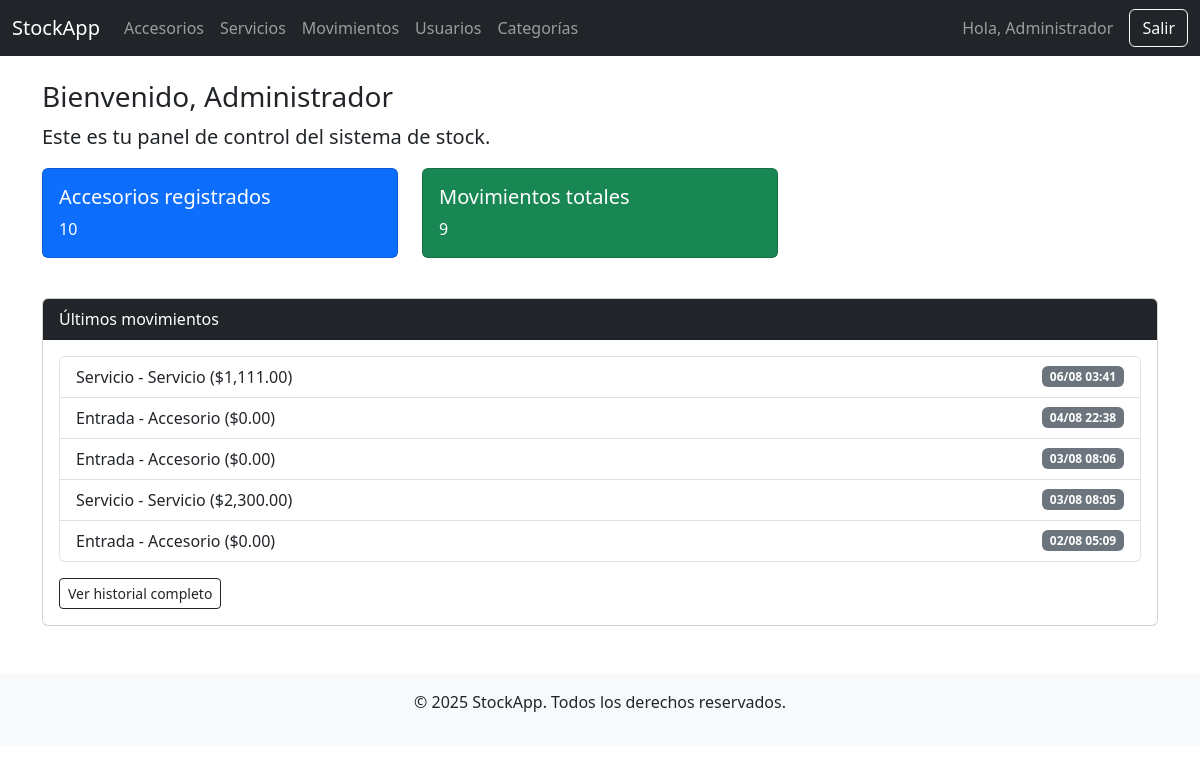
Page /dashboard.php (signed in) on the committed database.
### tables this page shows
CREATE TABLE `movimientos` (
  `id` int(11) NOT NULL,
  `usuario_id` int(11) DEFAULT NULL,
  `tipo` enum('entrada','salida','servicio') NOT NULL,
  `sector` enum('accesorio','servicio') NOT NULL,
  `item_id` int(11) NOT NULL,
  `cantidad` int(11) NOT NULL,
  `total` decimal(10,2) NOT NULL,
  `observacion` text DEFAULT NULL,
  `activo` tinyint(1) DEFAULT 1,
  `creado_en` timestamp NOT NULL DEFAULT current_timestamp()
);

### dashboard.php (the view, shortened to what this page needs)
<?php
require_once 'config/database.php';
include 'includes/header.php';
include 'includes/navbar.php';
?>
<div class="container mt-4">
    <h3>Bienvenido, <?= $_SESSION['nombre']; ?></h3>
    <p class="lead">Este es tu panel de control del sistema de stock.</p>
    <div class="row">
        <div class="col-md-4">
            <div class="card text-bg-primary mb-3">
                <div class="card-body">
                    <h5 class="card-title">Accesorios registrados</h5>
                    <p class="card-text">
                        <?php
                        $stmt = $pdo->query("SELECT COUNT(*) FROM accesorios");
                        echo $stmt->fetchColumn();
                        ?>
                    </p>
                </div>
            </div>
        </div>
        <div class="col-md-4">
            <div class="card text-bg-success mb-3">
                <div class="card-body">
                    <h5 class="card-title">Movimientos totales</h5>
                    <p class="card-text">
                        <?php
                        $stmt = $pdo->query("SELECT COUNT(*) FROM movimientos");
                        echo $stmt->fetchColumn();
                        ?>
                    </p>
                </div>
            </div>
        </div>
    </div>
    <div class="card mt-4">
        <div class="card-header bg-dark text-white">
            Últimos movimientos
        </div>
        <div class="card-body">
            <ul class="list-group">
                <?php
                $ultimos = $pdo->query("
                    SELECT m.*, u.nombre AS usuario
                    FROM movimientos m
                    LEFT JOIN usuarios u ON m.usuario_id = u.id
                    ORDER BY m.creado_en DESC
                    LIMIT 5
                ")->fetchAll();
                foreach ($ultimos as $m):
                    $descripcion = ucfirst($m['tipo']) . ' - ' . ucfirst($m['sector']) . " ($" . number_format($m['total'], 2) . ")";
                ?>
                    <li class="list-group-item d-flex justify-content-between align-items-center">
                        <?= $descripcion ?>
                        <span class="badge bg-secondary"><?= date('d/m H:i', strtotime($m['creado_en'])) ?></span>
                    </li>
                <?php endforeach; ?>
            </ul>
            <a href="movimientos/historial.php" class="btn btn-sm btn-outline-dark mt-3">Ver historial completo</a>
        </div>
    </div>
</div>
<?php include 'includes/footer.php'; ?>

### rows in the picture
movimientos: descripcion "Servicio - Servicio ($1,111.00)", creado_en "06/08 03:41"
movimientos: descripcion "Entrada - Accesorio ($0.00)", creado_en "04/08 22:38"
movimientos: descripcion "Entrada - Accesorio ($0.00)", creado_en "03/08 08:06"
movimientos: descripcion "Servicio - Servicio ($2,300.00)", creado_en "03/08 08:05"
movimientos: descripcion "Entrada - Accesorio ($0.00)", creado_en "02/08 05:09"

### other values in the picture
$_SESSION['nombre'] "Administrador"
$stmt->fetchColumn() "10"
$stmt->fetchColumn() "9"
